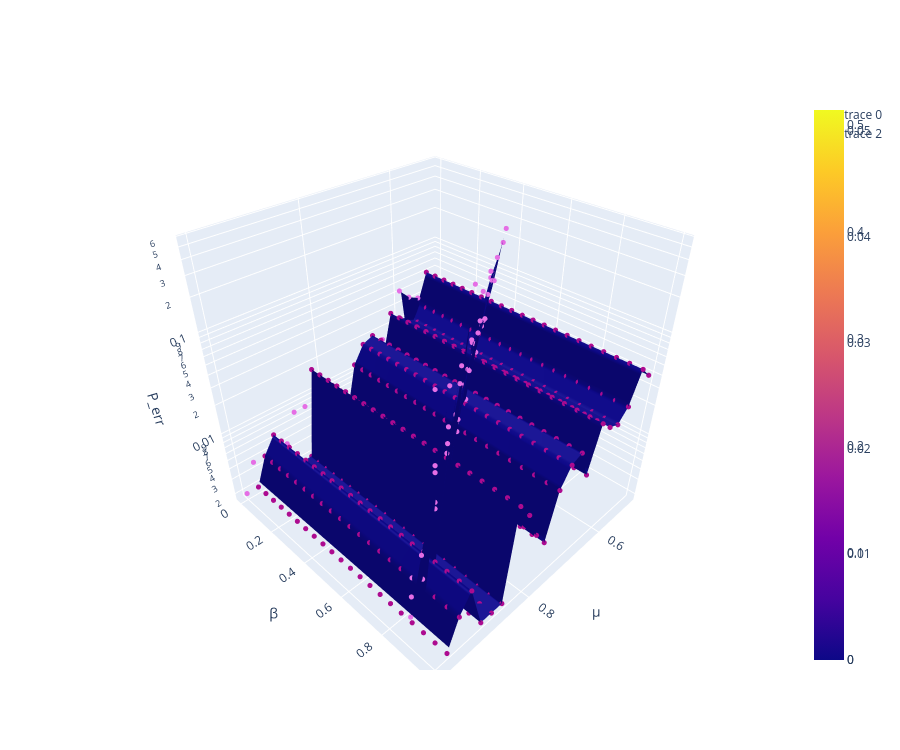

The notebook cell this image was saved under:
### Code cell
reload_protocols()
sigmas = [0.0]
im.plot_homodyne_perr(sigmas, colors_1, colors_2, dss = 'data', cs= 'data')

### Figure 1 — Plotly figure (JSON) as saved in the notebook; plotly's stock layout.template omitted (floating-point values rounded to 4 significant figures; data arrays with more than 128 entries replaced by an {"elided": "..."} marker saying what was removed)
{"data": [{"marker": {"color": "#AD0B90", "size": 3}, "mode": "markers", "type": "scatter3d", "x": {"elided": "441 float values"}, "y": {"elided": "441 float values"}, "z": {"elided": "441 float values"}}, {"type": "surface", "x": {"elided": "21x21 float values"}, "y": {"elided": "21x21 float values"}, "z": {"elided": "21x21 float values"}}, {"marker": {"color": "#e56ee5", "size": 3}, "mode": "markers", "type": "scatter3d", "x": {"elided": "441 float values"}, "y": {"elided": "441 float values"}, "z": {"elided": "441 float values"}}, {"type": "surface", "x": {"elided": "21x21 float values"}, "y": {"elided": "21x21 float values"}, "z": {"elided": "21x21 float values"}}], "layout": {"height": 750, "scene": {"aspectmode": "cube", "xaxis": {"title": {"text": "μ"}}, "yaxis": {"title": {"text": "β"}}, "zaxis": {"title": {"text": "P_err"}, "type": "log"}}, "width": 900}}
